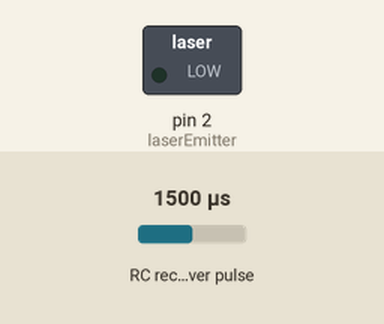
Recording of a sketch running on a simulated Arduino Uno, built with avr-gcc and run on an emulated ATmega328P. Shown: switched loads named in the sketch (green lamp = pin HIGH). Wiring (inferred from the names in the program): RC receiver channel: data pin 13. Inputs (shaded band) come from the test bench; at power-on: RC receiver pulse 1500 µs.

Above: at 1.2 s.
1.3 s: RC receiver pulse (sensor on pin 13) set to 1882 µs
2.8 s: RC receiver pulse (sensor on pin 13) set to 1916 µs
At 4.0 s:
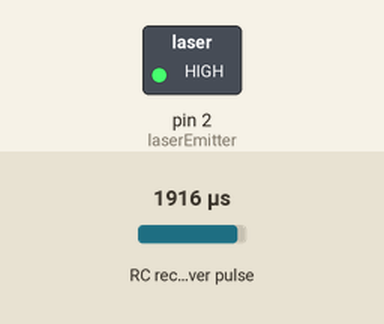
4.3 s: RC receiver pulse (sensor on pin 13) set to 1020 µs
At 5.2 s:
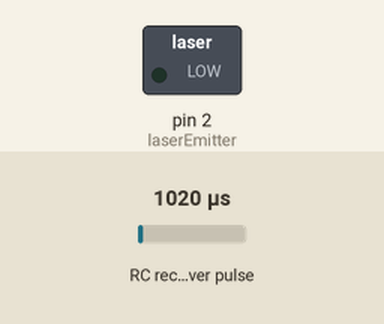
5.8 s: RC receiver pulse (sensor on pin 13) set to 1980 µs
At 6.4 s:
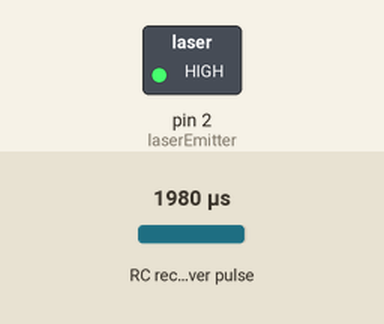
Timing chart, 0 to 8.3 s (numbered marks = the images above; inputs shaded):
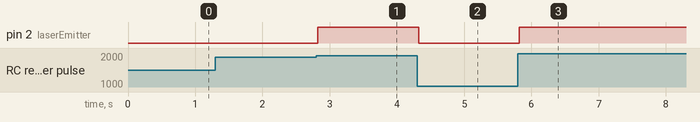

Measured:
- the behaviour switches between 1898 and 1899 µs on RC receiver pulse (sensor on pin 13) (found by bisection; images 0 and 1)
- after the input at 1.3 s, every drawn part: stays the same
- after the input at 2.8 s, pin 2 (laserEmitter): LOW → HIGH at once
- after the input at 4.3 s, pin 2 (laserEmitter): HIGH → LOW at once
- after the input at 5.8 s, pin 2 (laserEmitter): LOW → HIGH at once

The sketch:

ArduinoLab4.ino
```cpp
#define ControllerButton 13     //Button Input Pin
#define laserEmitter 2     //Pin of Laser Emitter

void setup() {
  pinMode(laserEmitter, OUTPUT);    //Emiter
  pinMode(ControllerButton, INPUT); //Controller
}

void loop() {
  int button = pulseIn(ControllerButton, HIGH);
  int buttonAdj = map(button, 900, 1900, 0, 1);

  if (buttonAdj) {
    digitalWrite(laserEmitter, HIGH);
  }
  else {
    digitalWrite(laserEmitter, LOW);
  }
}
```
